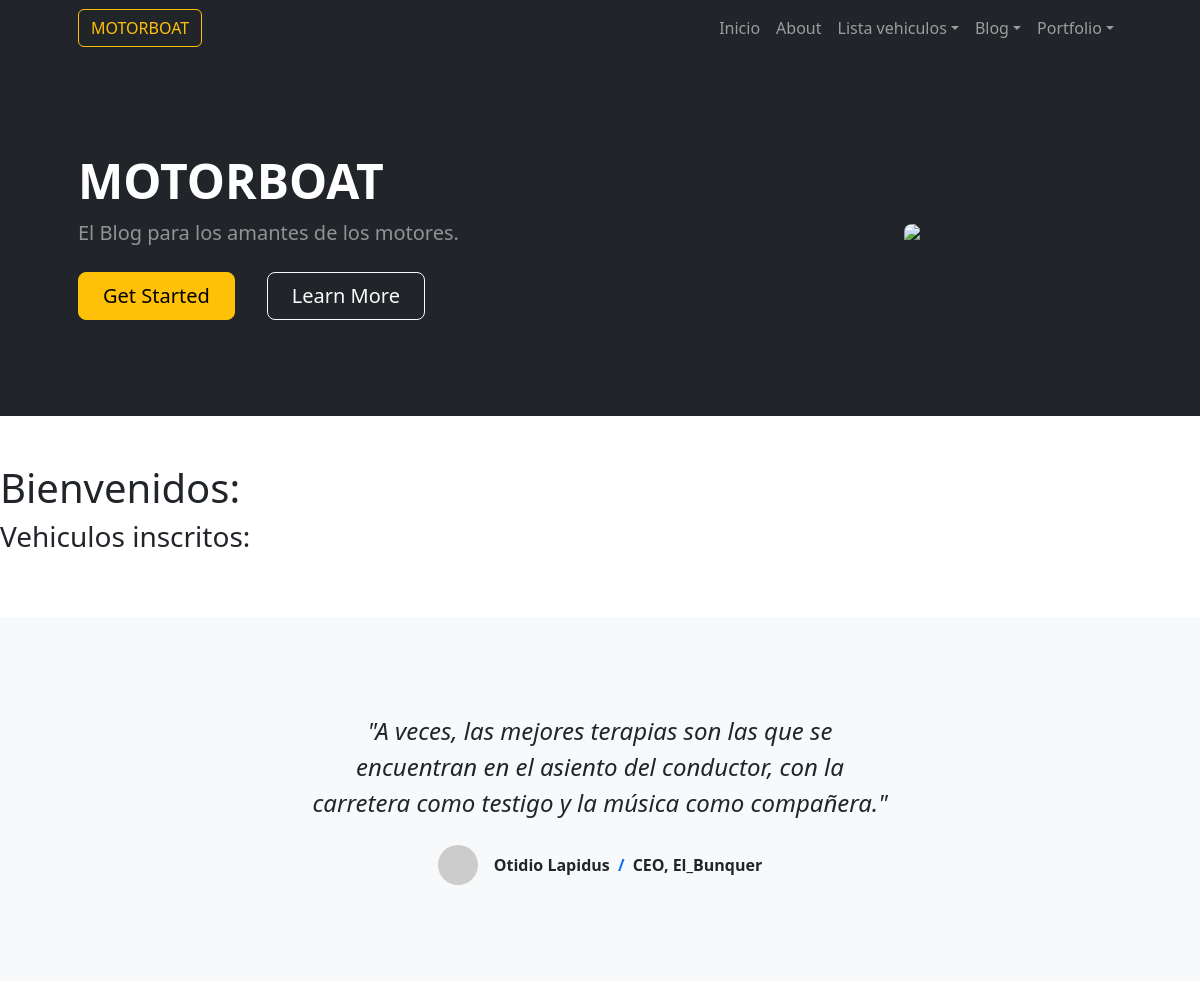
The app's page /vehiculos/motocicletas/ (upper part), older data.
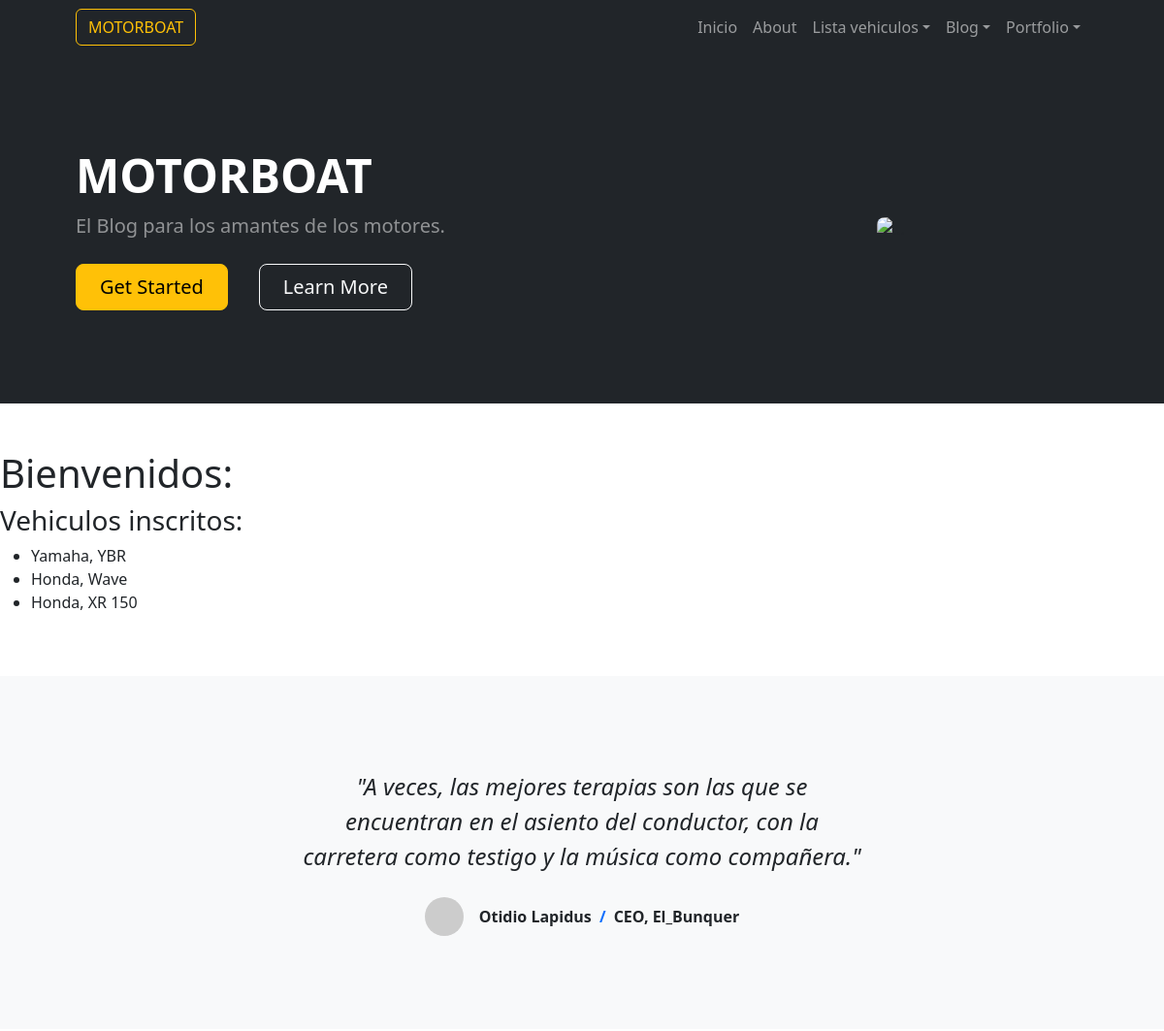
The same page, newer data.
### app_vehiculos/models.py (models this page shows, shortened)
class Motocicleta(models.Model):
    marca = models.CharField(max_length=256)
    modelo = models.CharField(max_length=256)
    fabricacion = models.IntegerField()
    cv = models.IntegerField(blank=True, null=True)
    peso = models.IntegerField(blank=True, null=True)

### app_vehiculos/views.py (the view)
# urls.py: path('motocicletas/', listar_motocicleta, name="listar_vehiculos_3"),
def listar_motocicleta(request):
    contexto = {
        "vehiculos": Motocicleta.objects.all()
    }
    http_response = render(
        request=request,
        template_name='app_vehiculos/lista_vehiculos.html',
        context=contexto,
    )
    return http_response

### app_vehiculos/templates/app_vehiculos/lista_vehiculos.html (shortened to what this page needs)
{% extends "base.html" %}
{% block contenido %}
<h1>
     Bienvenidos:
</h1>
<h3>Vehiculos inscritos:</h3>
<ul>
  {% for vehiculo in vehiculos %}
<li>
    {{ vehiculo.marca }}, {{ vehiculo.modelo }}
</li>
  {% endfor %}
</ul>
{% endblock contenido %}

### templates_base/base.html (shortened to what this page needs)
{% load static %}
<!DOCTYPE html>
<html lang="es">
    <head>
        <link href="https://cdn.jsdelivr.net/npm/bootstrap-icons@1.5.0/font/bootstrap-icons.css" rel="stylesheet" />
        <link rel="stylesheet" href="{% static "css/styles.css" %}">
    </head>
    <body class="d-flex flex-column h-100">
        <main class="flex-shrink-0">
            <nav class="navbar navbar-expand-lg navbar-dark bg-dark">
                <div class="container px-5">
                    <a class="btn btn-outline-warning" href="index.html">MOTORBOAT</a>
                    <div class="collapse navbar-collapse" id="navbarSupportedContent">
                        <ul class="navbar-nav ms-auto mb-2 mb-lg-0">
                            <li class="nav-item"><a class="nav-link" href="{% url 'inicio' %}">Inicio</a></li>
                            <li class="nav-item"><a class="nav-link" href="about.html">About</a></li>
                            <li class="nav-item dropdown">
                                <a class="nav-link dropdown-toggle" id="navbarDropdownBlog" href="#" role="button" data-bs-toggle="dropdown" aria-expanded="false">Lista vehiculos</a>
                            </li>
                            <li class="nav-item dropdown">
                                <a class="nav-link dropdown-toggle" id="navbarDropdownBlog" href="#" role="button" data-bs-toggle="dropdown" aria-expanded="false">Blog</a>
                            </li>
                            <li class="nav-item dropdown">
                                <a class="nav-link dropdown-toggle" id="navbarDropdownPortfolio" href="#" role="button" data-bs-toggle="dropdown" aria-expanded="false">Portfolio</a>
                            </li>
                        </ul>
                    </div>
                </div>
            </nav>
            <header class="bg-dark py-5">
                <div class="container px-5">
                    <div class="row gx-5 align-items-center justify-content-center">
                        <div class="col-lg-8 col-xl-7 col-xxl-6">
                            <div class="my-5 text-center text-xl-start">
                                <h1 class="display-5 fw-bolder text-white mb-2">MOTORBOAT</h1>
                                <p class="lead fw-normal text-white-50 mb-4">El Blog para los amantes de los motores.</p>
                                <div class="d-grid gap-3 d-sm-flex justify-content-sm-center justify-content-xl-start">
                                    <a class="btn btn-warning btn-lg px-4 me-sm-3" href="#features">Get Started</a>
                                    <a class="btn btn-outline-light btn-lg px-4" href="#!">Learn More</a>
                                </div>
                            </div>
                        </div>
                        <div class="col-xl-5 col-xxl-6 d-none d-xl-block text-center"><img class="img-fluid rounded-3 my-5" src="https://autos-hoy.com/wp-content/uploads/2016/01/Ferrari-F40-1992.jpg" alt="..." /></div>
                    </div>
                </div>
            </header>
            <section class="py-5" id="features">
                {% block contenido %}
                {% endblock contenido %}
            </section>
            <div class="py-5 bg-light">
                <div class="container px-5 my-5">
                    <div class="row gx-5 justify-content-center">
                        <div class="col-lg-10 col-xl-7">
                            <div class="text-center">
                                <div class="fs-4 mb-4 fst-italic">"A veces, las mejores terapias son las que se encuentran en el asiento del conductor, con la carretera como testigo y la música como compañera."</div>
                                <div class="d-flex align-items-center justify-content-center">
                                    <img class="rounded-circle me-3" src="https://dummyimage.com/40x40/ced4da/6c757d" alt="..." />
                                    <div class="fw-bold">
                                        Otidio Lapidus
                                        <span class="fw-bold text-primary mx-1">/</span>
                                        CEO, El_Bunquer
                                    </div>
                                </div>
                            </div>
                        </div>
                    </div>
                </div>
            </div>
        </main>
    </body>
</html>

Row changes from the older to the newer data that the page shows:
added Motocicleta: marca "Yamaha", modelo "YBR"
added Motocicleta: marca "Honda", modelo "Wave"
added Motocicleta: marca "Honda", modelo "XR 150"
